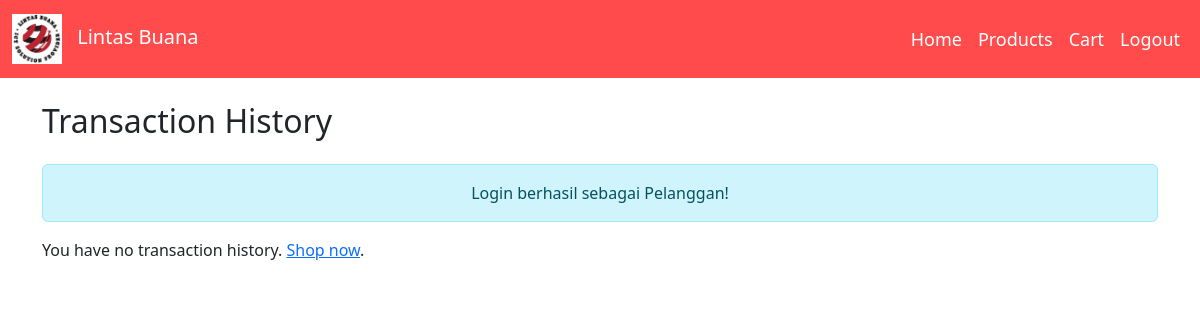
Page /transaction_detail.php (signed in) on the earlier database version.
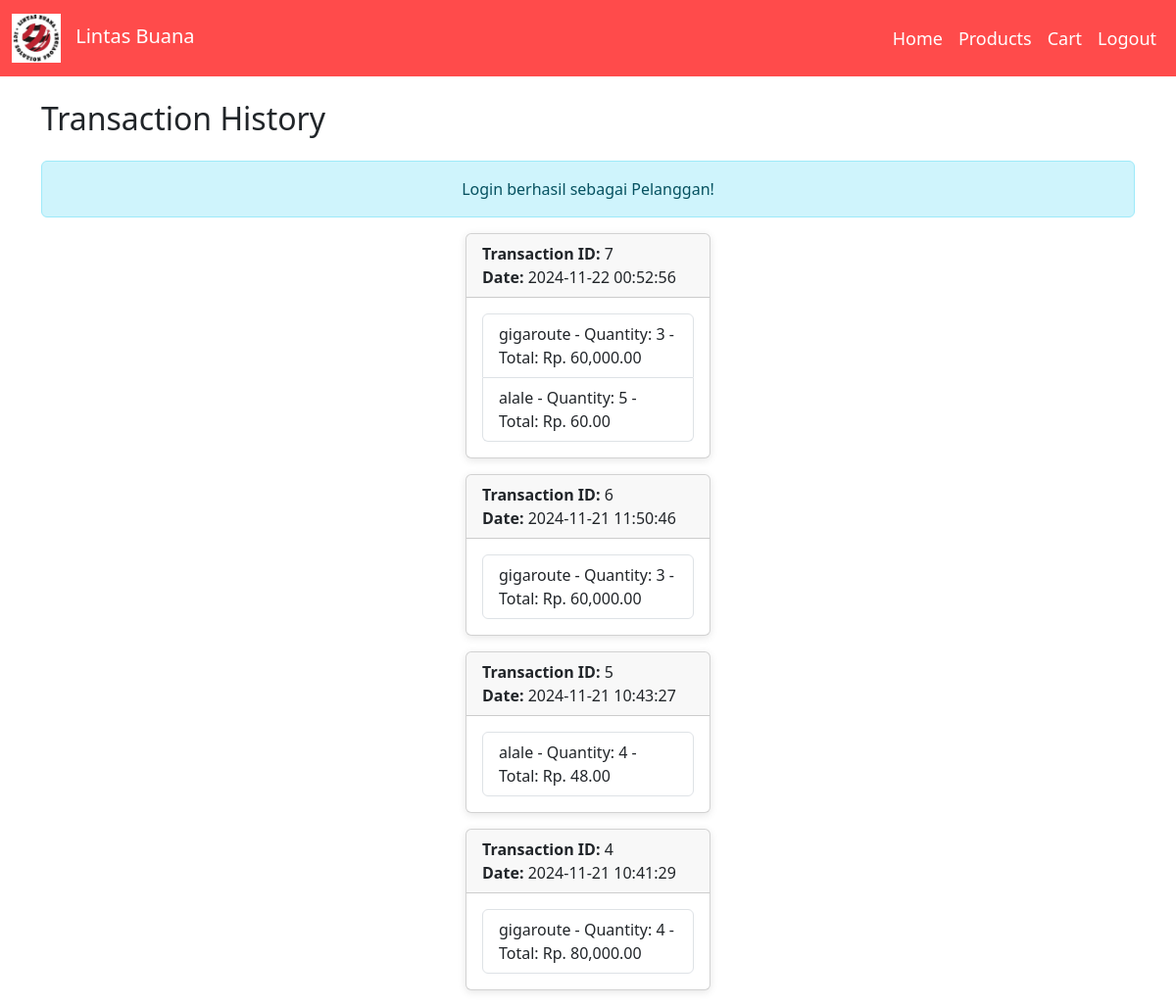
Same page on the later database version.
### tables this page shows
CREATE TABLE `transaction` (
  `transaction_id` int(11) NOT NULL,
  `transaction_date` datetime DEFAULT current_timestamp(),
  `customer_id` int(11) DEFAULT NULL
);

CREATE TABLE `transaction_detail` (
  `transaction_detail_id` int(11) NOT NULL,
  `transaction_id` int(11) DEFAULT NULL,
  `product_id` int(11) DEFAULT NULL,
  `quantity` int(11) DEFAULT NULL,
  `total_price` decimal(10,2) DEFAULT NULL
);

CREATE TABLE `product` (
  `product_id` int(11) NOT NULL,
  `product_name` varchar(100) NOT NULL,
  `product_price` decimal(10,2) NOT NULL,
  `product_description` text DEFAULT NULL,
  `category_id` int(11) DEFAULT NULL,
  `product_image` varchar(255) NOT NULL,
  `product_stock` int(11) DEFAULT NULL
);

### transaction_detail.php (the view, shortened to what this page needs)
<?php
include 'config.php';
$customer_id = $_SESSION['customer_id'];
$queryTransactions = "SELECT * FROM transaction WHERE customer_id = '$customer_id' ORDER BY transaction_date DESC";
$resultTransactions = mysqli_query($conn, $queryTransactions);
?>
<!DOCTYPE html>
<html lang="en">
<head>
    <link href="style.css" rel="stylesheet">
    <link href="https://cdn.jsdelivr.net/npm/bootstrap@5.3.0-alpha1/dist/css/bootstrap.min.css" rel="stylesheet">
</head>
<body>
<header>
        <nav class="navbar navbar-expand-lg navbar-dark">
            <div class="container-fluid">
                <a class="navbar-brand" href="">
                    <img src="images/logo.jpg" alt="Logo"> Lintas Buana
                </a>
                <div class="collapse navbar-collapse" id="navbarNav">
                    <ul class="navbar-nav ms-auto">
                        <li class="nav-item">
                            <a class="nav-link active" aria-current="page" href="index.php">Home</a>
                        </li>
                        <li class="nav-item">
                            <a class="nav-link" href="products.php">Products</a>
                        </li>
                        <?php if(isset($_SESSION['username'])): ?>
                            <li class="nav-item">
                                <a class="nav-link" href="cart.php">Cart</a>
                            </li>
                            <li class="nav-item">
                                <a class="nav-link" href="logout.php">Logout</a>
                            </li>
                        <?php endif; ?>
                    </ul>
                </div>
            </div>
        </nav>
    </header>
    <div class="container">
        <h2 class="my-4">Transaction History</h2>
        <?php
        if (isset($_SESSION['alert'])) {
            echo '<div class="alert alert-info text-center" role="alert">' . $_SESSION['alert'] . '</div>';
        }
        ?>
        <?php if (mysqli_num_rows($resultTransactions) > 0): ?>
            <?php while ($transaction = mysqli_fetch_assoc($resultTransactions)): ?>
                <div class="card my-3">
                    <div class="card-header">
                        <strong>Transaction ID:</strong> <?php echo $transaction['transaction_id']; ?> <br>
                        <strong>Date:</strong> <?php echo $transaction['transaction_date']; ?>
                    </div>
                    <div class="card-body">
                        <ul class="list-group">
                            <?php
                            $transaction_id = $transaction['transaction_id'];
                            $queryDetails = "SELECT td.*, p.product_name
                                             FROM transaction_detail td
                                             JOIN product p ON td.product_id = p.product_id
                                             WHERE td.transaction_id = '$transaction_id'";
                            $resultDetails = mysqli_query($conn, $queryDetails);
                            while ($detail = mysqli_fetch_assoc($resultDetails)): ?>
                                <li class="list-group-item">
                                    <?php echo $detail['product_name']; ?> -
                                    Quantity: <?php echo $detail['quantity']; ?> -
                                    Total: Rp. <?php echo number_format($detail['total_price'], 2); ?>
                                </li>
                            <?php endwhile; ?>
                        </ul>
                    </div>
                </div>
            <?php endwhile; ?>
        <?php else: ?>
            <p>You have no transaction history. <a href="index.php">Shop now</a>.</p>
        <?php endif; ?>
    </div>
</body>
</html>

### style.css (style rules this page uses)
body { background-color: #f4f4f4; color: #333; }
header { background-color: #FF4B4B; color: white; padding: 1px 0; }
.navbar-brand img { width: 50px; height: 50px; margin-right: 10px; }
.navbar-dark .navbar-nav .nav-link { color: #ffffff; font-size: 18px; }
.card { border: 1px solid #ddd; border-radius: 8px; box-shadow: 0 2px 8px rgba(0, 0, 0, 0.1); width: 100% !important; max-width: 250px; margin: 0 auto; }
.card-body { padding: 15px; }

Differences in the rows shown:
added transaction: transaction_id "7", transaction_date "2024-11-22 00:52:56"
added transaction_detail: product.product_name "gigaroute", quantity "3", total_price "60,000.00", shown under "7"
added transaction_detail: product.product_name "alale", quantity "5", total_price "60.00", shown under "7"
added transaction: transaction_id "6", transaction_date "2024-11-21 11:50:46"
added transaction_detail: product.product_name "gigaroute", quantity "3", total_price "60,000.00", shown under "6"
added transaction: transaction_id "5", transaction_date "2024-11-21 10:43:27"
added transaction_detail: product.product_name "alale", quantity "4", total_price "48.00", shown under "5"
added transaction: transaction_id "4", transaction_date "2024-11-21 10:41:29"
added transaction_detail: product.product_name "gigaroute", quantity "4", total_price "80,000.00"
Other differences:
text no longer shown: "You have no transaction history. Shop now ."
